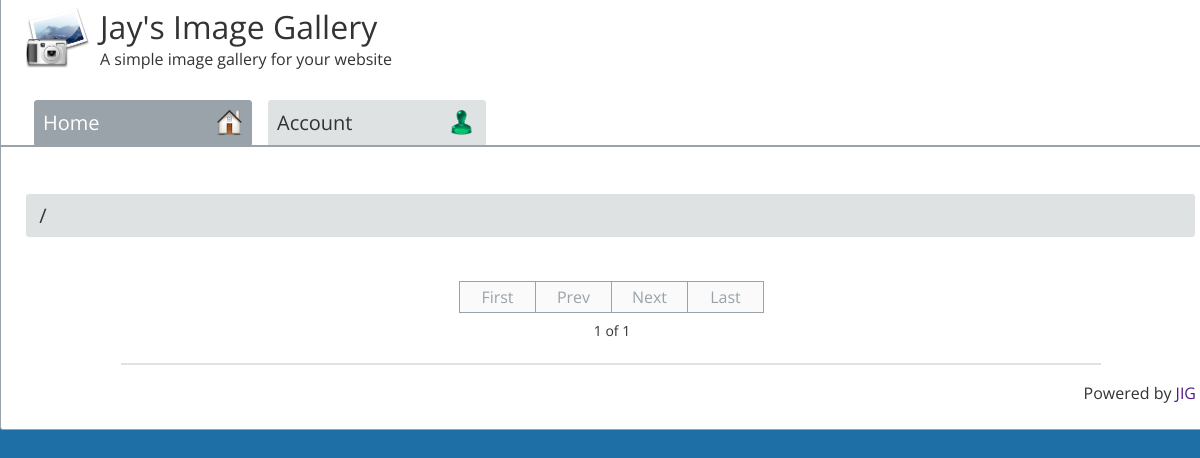
The page / on the database its author committed.
### tables this page shows
CREATE TABLE general ( 
	title varchar(100) NOT NULL, 
	subtitle varchar(250) NOT NULL,
	language varchar (50) NOT NULL,
	numpage int (5) NOT NULL,
	picpage int (5) NOT NULL,
	hideinfo varchar (5) NOT NUll,
	comments varchar (10) NOT NULL,
	commentorder varchar (10) NOT NULL,
	recaptcha varchar (10) NOT NULL,
	sitekey varchar (50) NOT NULL,
	secretkey varchar (50) NOT NULL,
	watermark varchar (10) NOT NULL,
	wmposition varchar (25) NOT NUll,
	textwatermark varchar (100) NOT NULL,
	wmtextcolor varchar (10) NOT NULL,
	imagewatermark varchar (100)  NOT NULL,
	apdorder varchar (10) NOT NULL,
	contactform varchar (5) NOT NULL,
	branding varchar (5) NOT NULL,
	notifyanon varchar (5) NOT NULL,
	fadeeffect varchar (5) NOT NULL
);

### languages/english.php (called while the page is built, shortened)
<?php
$pow = "Powered by";
$tab6 = "Account";
$first = "First";
$last = "Last";
$next = "Next";
$prev = "Prev";
$hometab = "Home";
?>

### index.php (the view, shortened to what this page needs)
<?php
require ('config.php');
$sqlb = "SELECT username,cookieid FROM members LIMIT 1";
	$resultb = mysqli_query($dbconnect, $sqlb);
	$rowb = mysqli_fetch_row($resultb);
	$adminusername =  $rowb[0];
	$sql1 = "SELECT title,subtitle FROM general";
	$result1 = mysqli_query($dbconnect, $sql1);
	$row1 = mysqli_fetch_row($result1);
		$title = $row1[0];
		$subtitle = $row1[1];
?>
<!DOCTYPE html>
<html>
<head>
	<link rel="stylesheet" type="text/css" href="style.php?<?php echo time(); ?>">
</head>
<body>
<div class="main">
	<div class="header">
<img class="logo" src="images/system/logo.png">
	<span class="title">
		<a href="index.php">
<?php
	echo $title;
?>
		</a>
	</span>
<br>
<span class="subtitle">
<?php
	echo $subtitle;
?>
</span>
<br><br>
<div class="adminmenu">
<a href="index.php">
	<div class="adminmenuitem <?php $menu = $_GET["menu"]; if ($menu == 'home' or $menu == '') { echo 'selected'; } ?>"><?php echo $hometab; ?>
	<img class="menugraphic" src="images/system/home.png">
	</div>
</a>
<a href="index.php?menu=account">
	<div class="adminmenuitem <?php $menu = $_GET["menu"]; if ($menu == 'account') { echo 'selected'; } ?>"><?php echo $tab6; ?>
	<img class="menugraphic" src="images/system/account.png">
	</div>
</a>
</div>
</div>
<div class="imain">
<?php
	$pin = $_GET['pin'];
	$ain = $_GET['ain'];
	$menu = $_GET["menu"];
if ($menu == "account") {
	include ("account.php");
	} elseif ($menu == "contact") {
	include ("contact.php");
	} else {
if (!empty($pin)) {
	include ("photo.php");
	} elseif (!$ain) {
?>
<br>
<div class="breadcrumb">
	 &nbsp;/
</div>
<br>
<div class="youralbums">
<?php
	$sql3 = "SELECT picpage FROM general";
	$result3 = mysqli_query($dbconnect, $sql3);
	$row3 = mysqli_fetch_row($result3);
	$picpage = $row3[0];
	$page = $_GET['page'];
	$sql4 = "SELECT numpage FROM general";
	$result4 = mysqli_query($dbconnect, $sql4);
	$row4 = mysqli_fetch_row($result4);
	$numpage = $row4[0];
if (isset($_GET['page'])) {
    $page = $_GET['page'];
} else {
    $page = 1;
}
if  (isset($_SESSION['musername']) || $_SESSION['ausername'] == "$adminusername") {
	$sql13 = "SELECT COUNT(*) FROM albums WHERE parentalbum = 'root' AND album != 'None'";
	$result13 = mysqli_query($dbconnect,$sql13);
	$pagerows = mysqli_fetch_array($result13)[0];
	$pgtotal = ceil($pagerows / $numpage);
} else {
	$sql14 = "SELECT COUNT(*) FROM albums WHERE parentalbum = 'root' AND album != 'None' AND status = 'public'";
	$result14 = mysqli_query($dbconnect,$sql14);
	$pagerows = mysqli_fetch_array($result14)[0];
	$pgtotal = ceil($pagerows / $numpage);
}
if  (isset($_SESSION['musername']) || $_SESSION['ausername'] == "$adminusername") {
	$sql15 = "SELECT COUNT(*) FROM photos WHERE ain = 1";
	$result15 = mysqli_query($dbconnect,$sql15);
	$picrows = mysqli_fetch_array($result15)[0];
	$ptotal = ceil($picrows / $picpage);
} else {
	$sql16 = "SELECT COUNT(*) FROM photos WHERE ain = 1 AND status ='public'";
	$result16 = mysqli_query($dbconnect,$sql16);
	$picrows = mysqli_fetch_array($result16)[0];
	$ptotal = ceil($picrows / $picpage);
}
?>
<div class="pagiwrapper">
<br>
<div class="paginationdiv">
<?php
	if ($page == 1) {
		echo "<div class=\"boxed1 disabled fade\">$first</div>";
	} else {
   		echo "<a href=\"index.php?page=1\"><div class=\"boxed1 fade\">$first</div></a>";
    }
   if ($page <= 1){
    	echo "<div class=\"boxed disabled fade\">$prev</div>";
    } else {
    	echo "<a href=\"index.php?page=";
    	echo $page - 1;
    	echo "\"><div class=\"boxed fade\">$prev</div></a>";
    }
	$highestpagenumber = max($pgtotal, $ptotal);
    if($page == $highestpagenumber || $highestpagenumber == 0) {
	 	echo "<div class=\"boxed disabled fade\">$next</div>";
   	} else {
  		echo "<a href=\"index.php?page=";
  		echo $page + 1;
   		echo "\"> <div class=\"boxed fade\">$next</div></a>";
}
   	if ($page == $highestpagenumber || $highestpagenumber == 0) {
	    echo "<div class=\"boxed disabled fade\">$last</div>";
	} else {
 		echo "<a href=\"index.php?page=$highestpagenumber\"><div class=\"boxed fade\">$last</div></a>";
}
?>
<?php
	if ($highestpagenumber == 0) {
		$totalpages = 1;
	} else {
		$totalpages = $highestpagenumber;
	}
?>
<div class="pagenumber"><?php echo "$page of $totalpages";  ?></div>
</div>
</div>
<?php
	} else {
		include ("subalbum.php");
	}
?>
</div>
<br>
<?php
}
?>
</div>
<div class="footer">
	<hr class="divider">
	<br>
<?php
	$sql17 = "SELECT branding FROM general";
	$result17 = mysqli_query($dbconnect, $sql17);
	$row17 = mysqli_fetch_row($result17);
	$branding = $row17[0];
?>
	<span class="product"><?php if ($branding == "off") { echo "$pow <a target=\"_blank\" href=\"https://github.com/jaysimagegallery/jig\">JIG</a></span>"; } ?>
</div>
</body>
</html>

### rows shown on the page
general: title "Jay's Image Gallery", subtitle "A simple image gallery for your website"

### other values the page prints
$hometab "Home"
$tab6 "Account"
$first "First"
$prev "Prev"
$next "Next"
$last "Last"
$page "1"
$totalpages "1"
$pow "Powered by"
